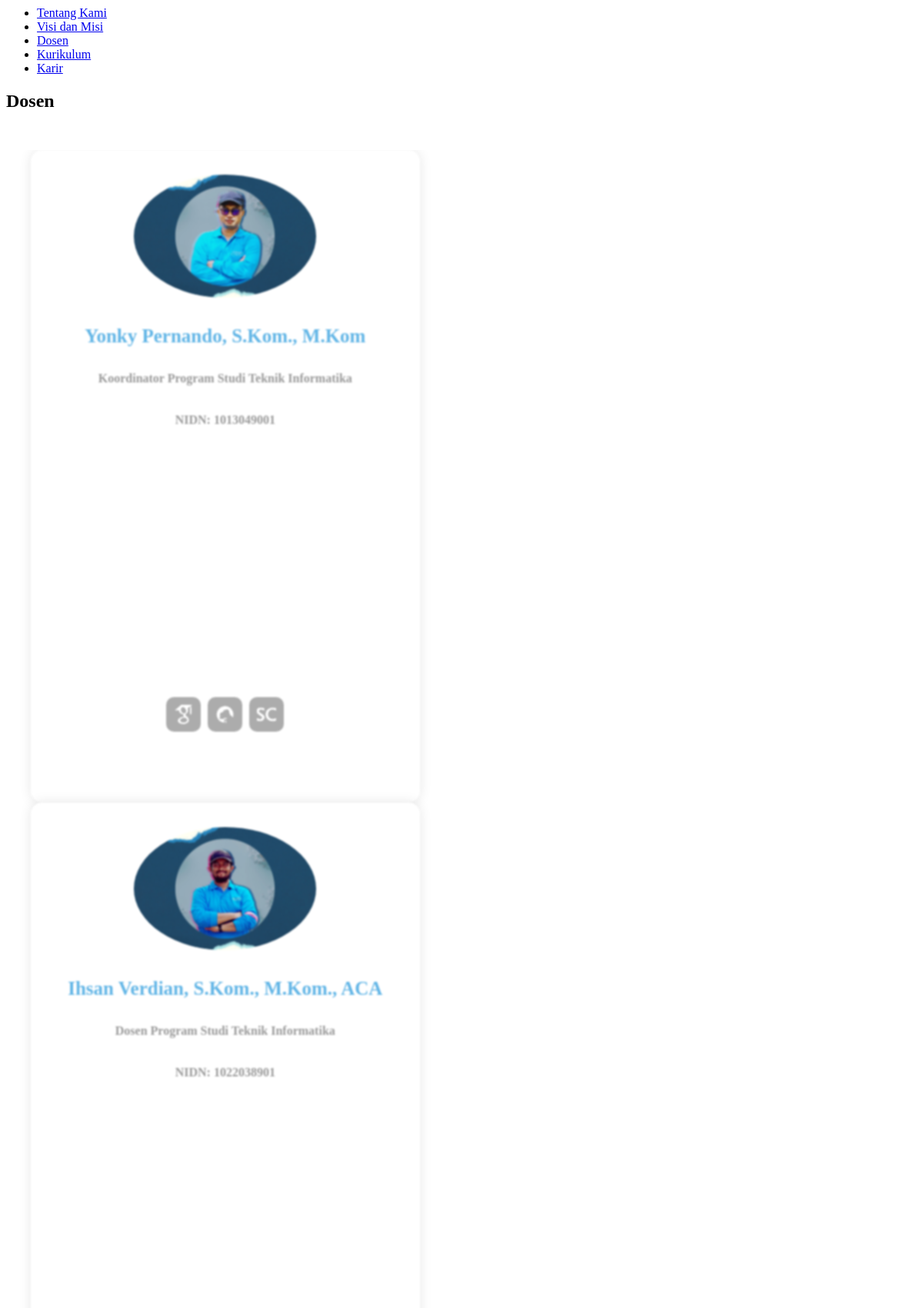
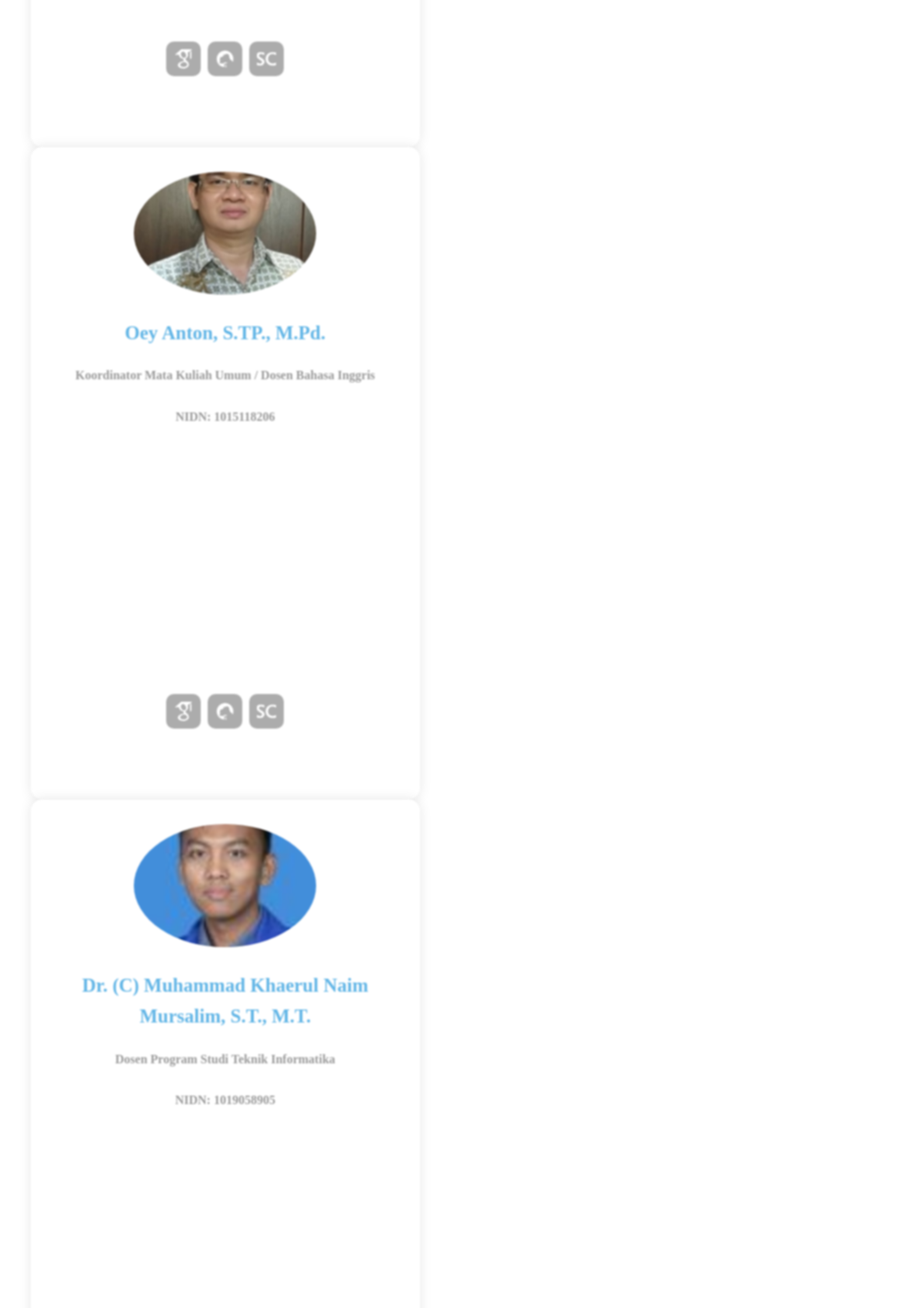
Screenshot of /dosen.php (upper part) with the database file from the repository (2 pictures, top to bottom).
### tables this page shows
CREATE TABLE `tbl_dosen` (
  `id_dosen` int(255) NOT NULL,
  `gambar_dosen` text NOT NULL,
  `nama_dosen` varchar(255) NOT NULL,
  `jabatan_dosen` varchar(255) NOT NULL,
  `nidn_dosen` varchar(500) NOT NULL,
  `scholar_dosen` varchar(500) NOT NULL,
  `sinta_dosen` varchar(500) NOT NULL,
  `scopus_dosen` varchar(500) NOT NULL
);

### dosen.php (the view, shortened to what this page needs)
<div class="container-fluid profil">
    <div class="profil-wrapper">
        <aside class="sidebar">
            <ul class="sidebar-list">
                <li id="linkTentangKami" class="sidebar-item">
                    <a href="index.php?page=tentangkami" class="sidebar-link">Tentang
                        Kami</a>
                </li>
                <li id="linkVisiMisi" class="sidebar-item">
                    <a href="index.php?page=visimisi" class="sidebar-link">Visi
                        dan Misi</a>
                </li>
                <li id="linkDosen" class="sidebar-item active">
                    <a href="index.php?page=dosen" class="sidebar-link">Dosen</a>
                </li>
                <li id="linkKurikulum" class="sidebar-item">
                    <a href="index.php?page=kurikulum" class="sidebar-link">Kurikulum</a>
                </li>
                <li id="linkKarir" class="sidebar-item">
                    <a href="index.php?page=karir" class="sidebar-link">Karir</a>
                </li>
            </ul>
        </aside>
        <div class="main-dosen-wrapper">
            <div class="judul-dosen" data-aos="fade-down" data-aos-duration="800" data-aos-delay="50"
                data-aos-once="true">
                <h2>
                    Dosen
                </h2>
            </div>
            <section class="swiper mySwiper" data-aos="fade-down" data-aos-duration="1000" data-aos-delay="600"
                data-aos-once="true">
                <div class="swiper-wrapper">
                    <?php
                    include_once "koneksi.php";
                    $sql = mysqli_query($db, "SELECT * FROM tbl_dosen;");
                    $no = 1;
                    while ($rdata = mysqli_fetch_array($sql)) {
                        ?>
                            <div class="card swiper-slide">
                                <div class="card__image">
                                    <?php echo "<img src='images/$rdata[gambar_dosen]' alt='Gambar Dosen $no'>" ?>
                                </div>
                                <div class="card__content">
                                    <span class="card__name">
                                        <?php echo "$rdata[nama_dosen]"; ?>
                                    </span>
                                    <p class="card__text" style="margin-bottom: 10px">
                                        <?php echo "$rdata[jabatan_dosen]"; ?>
                                    </p>
                                    <p class="card__text" style="margin-bottom: 20px">
                                        <?php echo "NIDN: $rdata[nidn_dosen]"; ?>
                                    </p>
                                    <div class="profile__list">
                                        <li class="profile__item">
                                            <?php echo "<a href ='$rdata[scholar_dosen]' class='profile__link' target='_blank'>" ?>
                                            </a>
                                        </li>
                                        <li class="profile__item">
                                            <?php echo "<a href ='$rdata[sinta_dosen]' class='profile__link' target='_blank'>" ?>
                                            </a>
                                        </li>
                                        <li class="profile__item">
                                            <?php echo "<a href ='$rdata[scopus_dosen]' class='profile__link' target='_blank'>" ?>
                                            </a>
                                        </li>
                                    </div>
                                </div>
                            </div>
                            <?php
                            $no++;
                    }
                    ?>
            </section>
        </div>
    </div>
</div>

### dosen.php (style rules this page uses)
.swiper { width: 100%; margin-top: 50px; overflow: hidden; }
.swiper-wrapper { width: 100%; }
.card { width: 30% !important; height: 100%; background-color: #FFFFFF; border-radius: 15px; box-shadow: 0 0 16px rgb(0, 0, 0, .1); padding: 32px 16px; display: flex; align-items: center; flex-direction: column; margin: 0 32px; }
.swiper-slide:not(.swiper-slide-active) { filter: blur(0.8px); -webkit-filter: blur(0.8px); }
.card__image { width: 50%; height: 10em; border-radius: 50%; margin-bottom: 15px; }
.card__image img { width: 100%; height: 100%; border-radius: 50%; object-fit: cover; }
.card__content { display: flex; align-items: center; flex-direction: column; padding-left: 10px; padding-right: 10px; height: 60%; }
.card__name { color: #61b5e6; font-size: 25px; font-weight: 600; margin: 15px 0 5px; padding: 0; text-align: center; line-height: 40.5px; }
.card__text { color: #999; text-align: center; font-size: 16px; font-weight: 600; line-height: 1.7; }
.profile__list { list-style: none; margin-top: auto; }
.profile__item { display: inline-block; margin: 0 2.5px; }
.profile__link { background-color: #acacac; border-radius: 10px; display: block; padding: 10px; transition: background-color .2s ease-in-out; cursor: pointer; }
.profile__icon { height: 25px; width: 25px; }
@media (min-width: 1200px) and (max-width: 1251.98px) { .card__content { height: 70%; } }
@media (min-width: 1200px) and (max-width: 1251.98px) { .card { width: 40% !important; } }

### rows the page displays
tbl_dosen: gambar_dosen (picture), nama_dosen "Yonky Pernando, S.Kom., M.Kom", jabatan_dosen "Koordinator Program Studi Teknik Informatika", nidn_dosen "1013049001"
tbl_dosen: gambar_dosen (picture), nama_dosen "Ihsan Verdian, S.Kom., M.Kom., ACA", jabatan_dosen "Dosen Program Studi Teknik Informatika", nidn_dosen "1022038901"
tbl_dosen: gambar_dosen (picture), nama_dosen "Oey Anton, S.TP., M.Pd.", jabatan_dosen "Koordinator Mata Kuliah Umum / Dosen Bahasa Inggris", nidn_dosen "1015118206"
tbl_dosen: gambar_dosen (picture), nama_dosen "Dr. (C) Muhammad Khaerul Naim Mursalim, S.T., M.T.", jabatan_dosen "Dosen Program Studi Teknik Informatika", nidn_dosen "1019058905"
